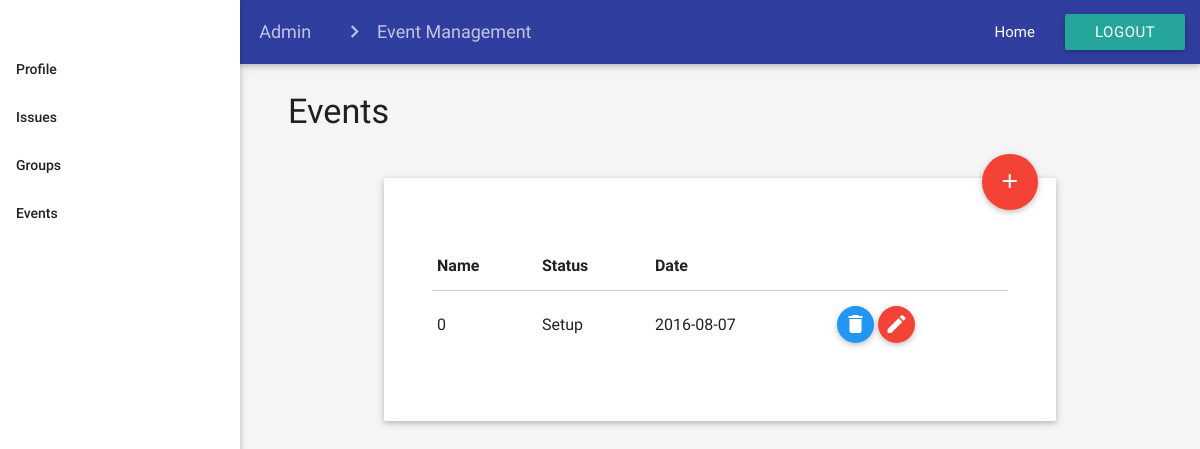
Screenshot of /html/admin/eventManagement_admin.php with the database file from the repository.
### tables this page shows
CREATE TABLE `events` (
  `Event_ID` int(11) NOT NULL,
  `Event_Name` varchar(255) NOT NULL,
  `Start_Date` varchar(255) DEFAULT NULL,
  `End_Date` varchar(255) DEFAULT NULL,
  `Address` varchar(255) DEFAULT NULL,
  `Locations` varchar(255) DEFAULT NULL,
  `Group_ID` int(255) NOT NULL,
  `Address_ID` int(11) NOT NULL,
  `User_ID` int(255) NOT NULL,
  `Status` enum('Setup','Pre_Event','Open','Post_Event','Closed') NOT NULL
);

### html/admin/eventManagement_admin.php (the view, shortened to what this page needs)
<html>
<head>
    <link type="text/css" rel="stylesheet" href="../../css/materialize.min.css" media="screen,projection" />
    <link type="text/css" rel="stylesheet" href="../../css/admin/eventManagement_admin.css" />
</head>
<body class="grey lighten-4">
    <ul id="nav-mobile" class="side-nav fixed sideNav">
        <br>
        <br>
        <li class="bold"><a href="http://localhost/MIS347/html/admin/profile_admin.php" class="waves-effect waves-teal">Profile</a></li>
        <li class="bold"><a href="http://localhost/MIS347/html/admin/issueManagement_admin.php" class="waves-effect waves-teal">Issues</a></li>
        <li class="bold"><a href="http://localhost/MIS347/html/admin/groupManagement_admin.php" class="waves-effect waves-teal">Groups</a></li>
        <li class="bold"><a href="http://localhost/MIS347/html/admin/eventManagement_admin.php" class="waves-effect waves-teal">Events</a></li>
    </ul>
    <div class="mainContainer">
        <nav class="indigo darken-2 topNavBar">
            <div class="nav-wrapper">
                <div class="col s12">
                    <a href="#!" class="breadcrumb">Admin</a>
                    <a href="#!" class="breadcrumb">Event Management</a>
                    <ul class="right hide-on-med-and-down">
                        <li><a href="dashboard_admin.html">Home</a></li>
                        <li><a class="waves-effect waves-light btn">Logout</a></li>
                    </ul>
                </div>
            </div>
        </nav>
        <div id="page_title">
            <h4>Events</h4>
        </div>
        <div id="fab_add">
            <a class="btn-floating btn-large waves-effect waves-light red right" id="fab_add" href="http://localhost/MIS347/html/admin/eventAdd_admin.html"><i class="material-icons">add</i></a>
        </div>
        <div class="formContainer card">
            <form class="col s12 l12 m6">
                <table class="highlight responsive-table">
                    <thead>
                        <tr>
                            <th data-field="id">Name</th>
                            <th data-field="name">Status</th>
                            <th data-field="price">Date</th>
                            <th data-field="action"></th>
                        </tr>
                    </thead>
                    <tbody>
                        <?php
                            $conn = new mysqli('localhost','ske','ske','skecomplaints');
                            $sql = "SELECT * FROM events";
                            $result = $conn->query($sql);
                            while($row = $result->fetch_assoc()){
                                $Event_ID = $row["Event_ID"];
                                $Start_Date = $row["Start_Date"];
                                $Status = $row["Status"];
                                echo '
                                <tr id="'.$Event_ID.'">
                                    <form action = "../../php/del.php" method = "post">
                                        <input type = "hidden" value = "'.$Event_ID.'" />
                                    </form>
                                    <td>'.$Event_ID.'</td>
                                    <td>'.$Status.'</td>
                                    <td>'.$Start_Date.'</td>
                                    <td>
                                        <button class="btn-floating modal-trigger btn-small waves-effect waves-light blue btn_delete" type = "submit"><i class="material-icons">delete</i></button>
                                        <a class="btn-floating btn-small waves-effect waves-light red btn_edit"><i class="material-icons">mode_edit</i></a>
                                    </td>
                                </tr>
                                ';
                            }
                        ?>
                    </tbody>
                </table>
            </form>
        </div>
    </div>
</body>
</html>

### css/admin/eventManagement_admin.css (style rules this page uses)
.breadcrumb { padding-left: 2%; }
#page_title { padding-left: 5%; margin-top: 3%; }
#fab_add { float:right; margin-right: 16%; margin-top: 1%; }
@media only screen and (min-width: 993px) { .mainContainer { width: 80%; margin-left: 20%; } }
.sidenav { width: 20%; }
.formContainer { width: 70%; margin: 5% auto 0 auto; padding: 5%; }

### rows the page displays
events: Event_ID "0", Status "Setup", Start_Date "2016-08-07"
